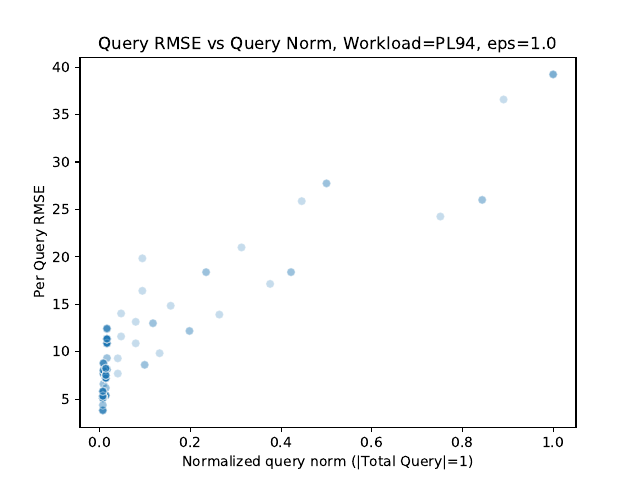

Here is the Python script that generated this plot:
import numpy as np
from workload import *
import templates
from examples.census_workloads import build_workload
import seaborn as sns
import matplotlib.pyplot as plt

def opt_strategy(workload=None):
    ps = [1, 1, 8, 1, 10]   # hard-coded parameters
    template = templates.KronPIdentity(workload.domain, ps)
    template.optimize(workload)
    return [sub.A for sub in template.strategies]

def query_norms(workload):
    ones = np.ones(workload.domain).flatten()
    return workload.evaluate(ones)


if __name__ == '__main__':

    w_pl94 = build_workload(['P1', 'P8', 'P9', 'P10', 'P11'])

    print('Number of queries', w_pl94.queries)

    a = opt_strategy(w_pl94)

    # array of per-query errors
    eps=1.0
    err = w_pl94.per_query_rmse(a, eps=eps)

    # array of normalized query norms (Total query has norm 1)
    norms = query_norms(w_pl94) / np.prod(w_pl94.domain)

    ax = sns.scatterplot(norms, err, alpha=0.25)
    ax.set(xlabel='Normalized query norm (|Total Query|=1)',
           ylabel='Per Query RMSE',
           title=f'Query RMSE vs Query Norm, Workload=PL94, eps={eps}')
    plt.savefig('rmse_vs_query_norm.pdf')
    plt.show()



